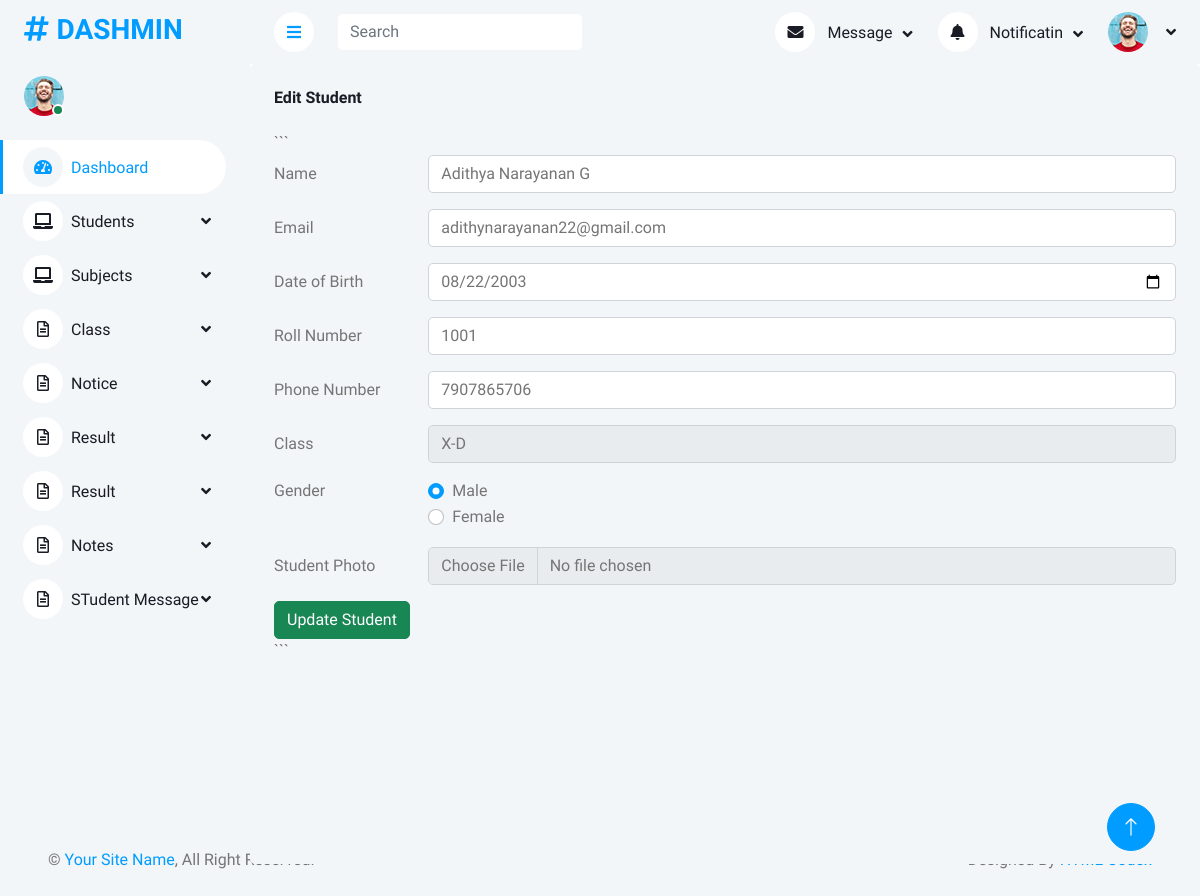
/manage/edit_student/18/, run on the app's committed database.
### AdminApp/models.py (models this page shows, shortened)
class StudentDb(models.Model):
    Gender_Choices=(
        ('Male','Male'),
        ('Female','Female')
    )
    Name=models.CharField(max_length=100,null=True,blank=True)
    Email=models.EmailField(max_length=100,null=True,blank=True)
    Roll_Number=models.CharField(max_length=100,null=True,blank=True)
    Dob=models.DateField(null=True,blank=True)
    Class=models.ForeignKey('ClassDb', on_delete=models.CASCADE,null=True,blank=True)
    gender=models.CharField(max_length=100,null=True,blank=True,choices=Gender_Choices)
    Phone_number=models.CharField(max_length=100,null=True,blank=True)
    Student_Photo = models.ImageField(upload_to="student_photos/", null=True, blank=True)

class ClassDb(models.Model):
    Class_Name=models.CharField(max_length=100,null=True,blank=True)
    Section=models.CharField(max_length=100,null=True,blank=True)
    Created_At=models.DateTimeField(auto_now_add=True)
    Updated_At=models.DateTimeField(auto_now=True)

### AdminApp/views.py (the view)
# urls.py: path('edit_student/<int:st_id>/', views.edit_student, name='edit_student'),
def edit_student(request, st_id):
    studata = StudentDb.objects.get(id=st_id)
    classes = ClassDb.objects.all()
    return render(request,'Edit_Student.html',{'studata':studata,'classes':classes})

### AdminApp/templates/Edit_Student.html (shortened to what this page needs)
{% extends 'Dashboard.html' %}
{% block content %}
<div class="bg-light rounded h-100 p-4">
    <h6 class="mb-4">Edit Student</h6>
```
<form method="POST" action="{% url 'update_student' studata.id %}" enctype="multipart/form-data">
    <div class="row mb-3">
        <label class="col-sm-2 col-form-label">Name</label>
        <div class="col-sm-10">
            <input type="text" class="form-control" name="name" value="{{studata.Name}}">
        </div>
    </div>
    <div class="row mb-3">
        <label class="col-sm-2 col-form-label">Email</label>
        <div class="col-sm-10">
            <input type="email" class="form-control" name="email" value="{{studata.Email}}">
        </div>
    </div>
    <div class="row mb-3">
        <label class="col-sm-2 col-form-label">Date of Birth</label>
        <div class="col-sm-10">
            <input type="date" class="form-control" name="dob" value="{{studata.Dob|date:'Y-m-d'}}">
        </div>
    </div>
    <div class="row mb-3">
        <label class="col-sm-2 col-form-label">Roll Number</label>
        <div class="col-sm-10">
            <input type="text" class="form-control" name="roll_number" value="{{studata.Roll_Number}}">
        </div>
    </div>
    <div class="row mb-3">
        <label class="col-sm-2 col-form-label">Phone Number</label>
        <div class="col-sm-10">
            <input type="text" class="form-control" name="phone_number" value="{{studata.Phone_number}}">
        </div>
    </div>
    <div class="row mb-3">
        <label class="col-sm-2 col-form-label">Class</label>
        <div class="col-sm-10">
            <select class="form-control" name="class">
                {% for c in classes %}
                <option value="{{c.id}}"
                {% if studata.Class.id == c.id %}
                selected
                {% endif %}
                >
                {{c.Class_Name}}-{{c.Section}}
                </option>
                {% endfor %}
            </select>
        </div>
    </div>
    <fieldset class="row mb-3">
        <legend class="col-form-label col-sm-2 pt-0">Gender</legend>
        <div class="col-sm-10">
            <div class="form-check">
                <input class="form-check-input" type="radio" name="gender" value="Male"
                {% if studata.gender == 'Male' %}checked{% endif %}>
                <label class="form-check-label">
                    Male
                </label>
            </div>
            <div class="form-check">
                <input class="form-check-input" type="radio" name="gender" value="Female"
                {% if studata.gender == 'Female' %}checked{% endif %}>
                <label class="form-check-label">
                    Female
                </label>
            </div>
        </div>
    </fieldset>
    <div class="row mb-3">
        <label class="col-sm-2 col-form-label">Student Photo</label>
        <div class="col-sm-10">
            <input type="file" class="form-control" name="photo">
        </div>
    </div>
    <button type="submit" class="btn btn-success">Update Student</button>
</form>
```
</div>
{% endblock %}

### AdminApp/static/assets/css/style.css (style rules this page uses)
:root { --primary: #009CFF; --light: #F3F6F9; --dark: #191C24; }
.btn { transition: .5s; }

### data on the page
StudentDb: name "Adithya Narayanan G", email "adithynarayanan22@gmail.com", dob "08/22/2003", roll_number "1001", phone_number "7907865706", class "X-D", gender "☑"
